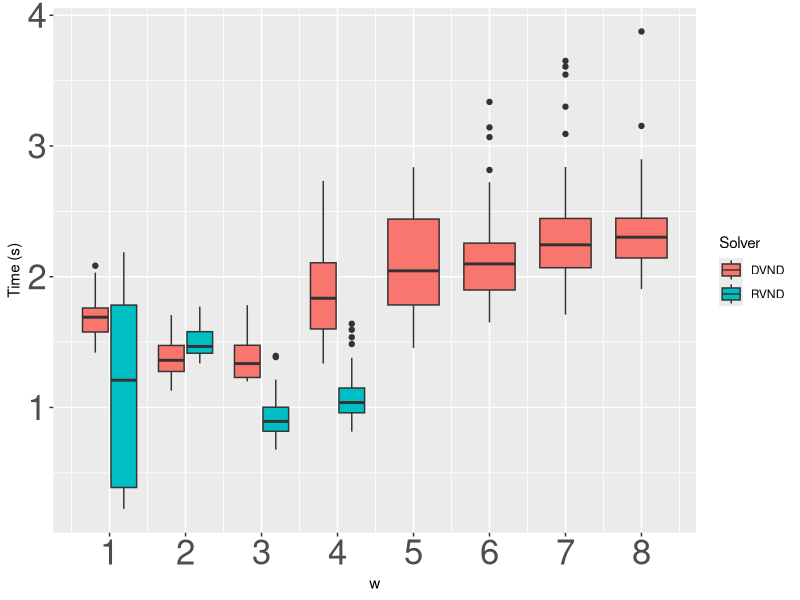
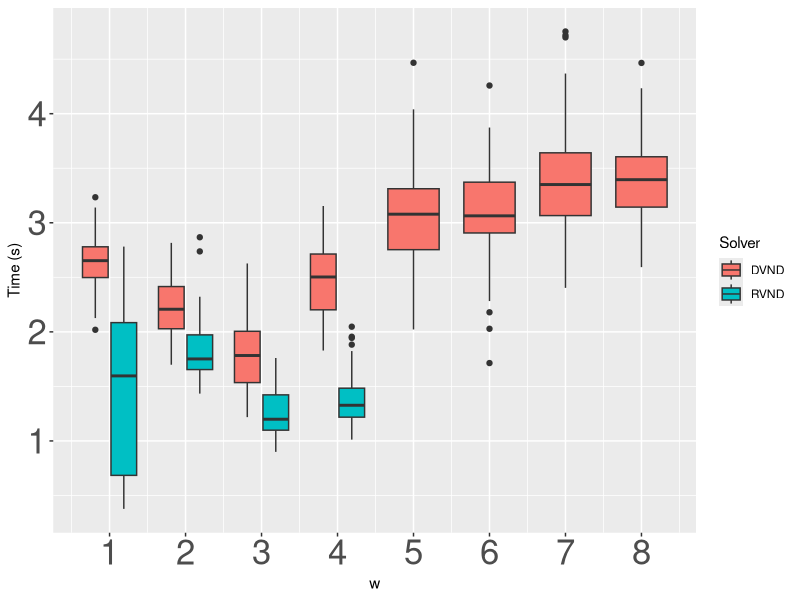
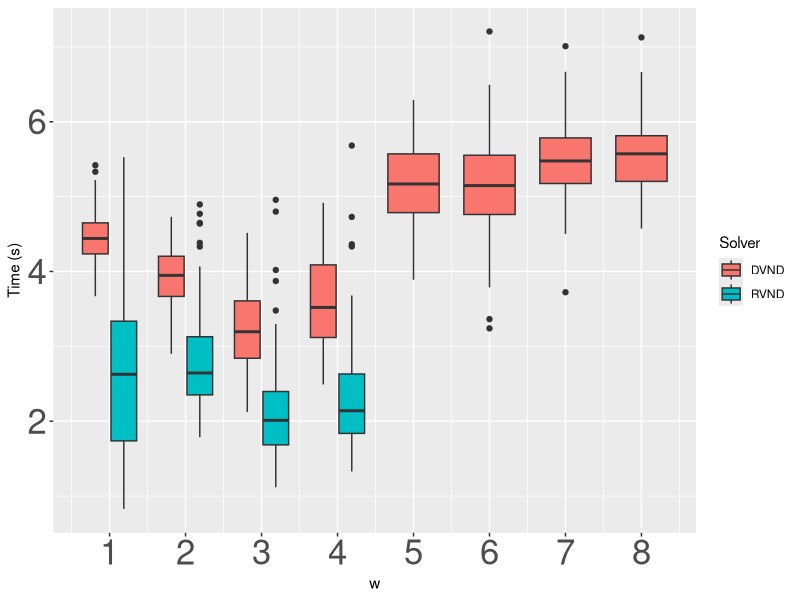
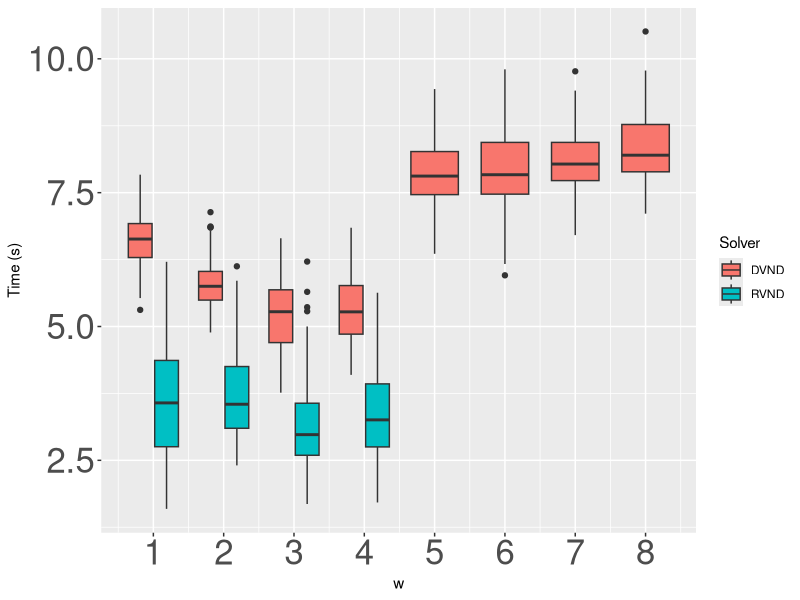
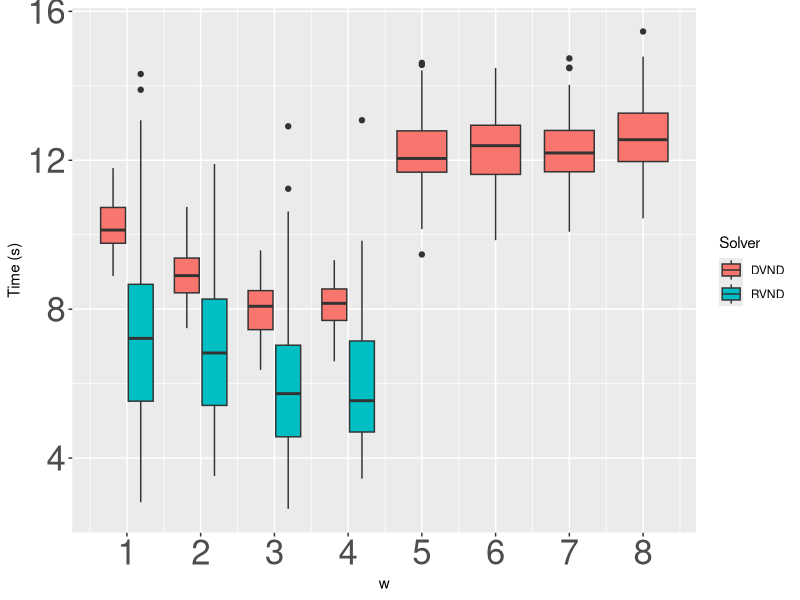
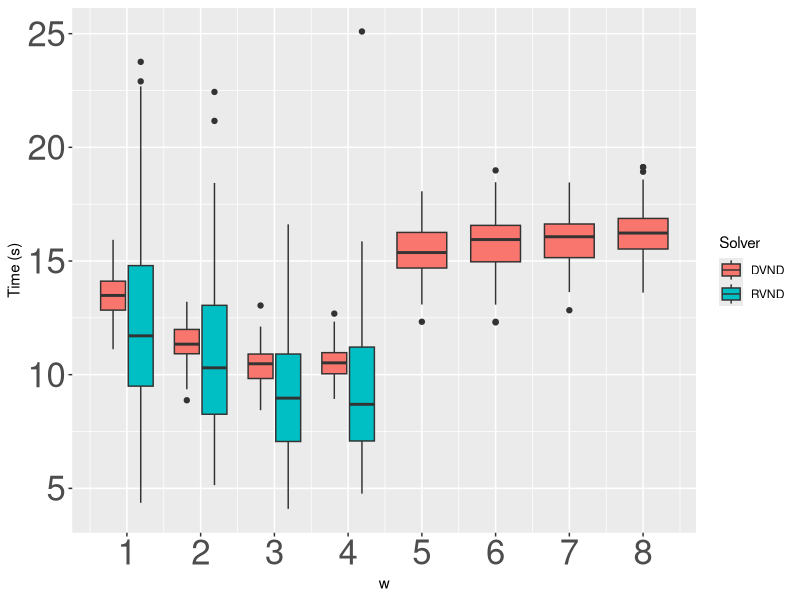
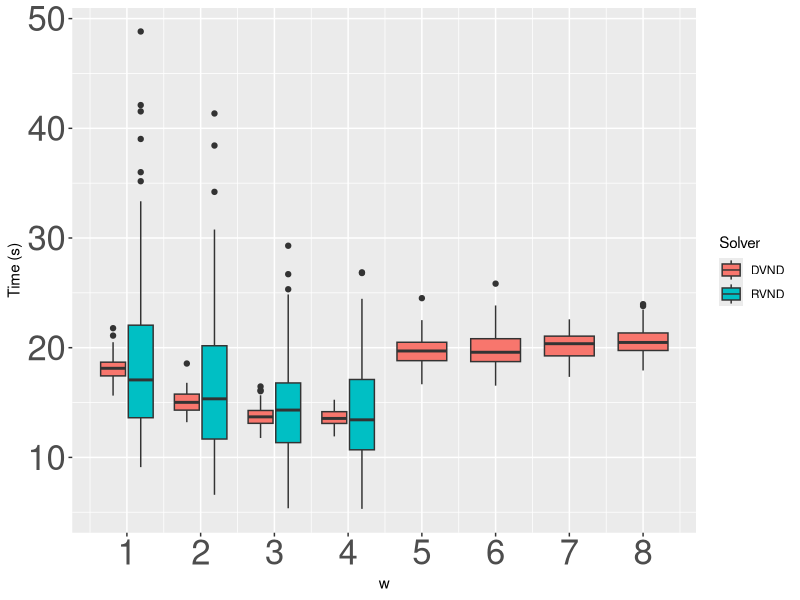
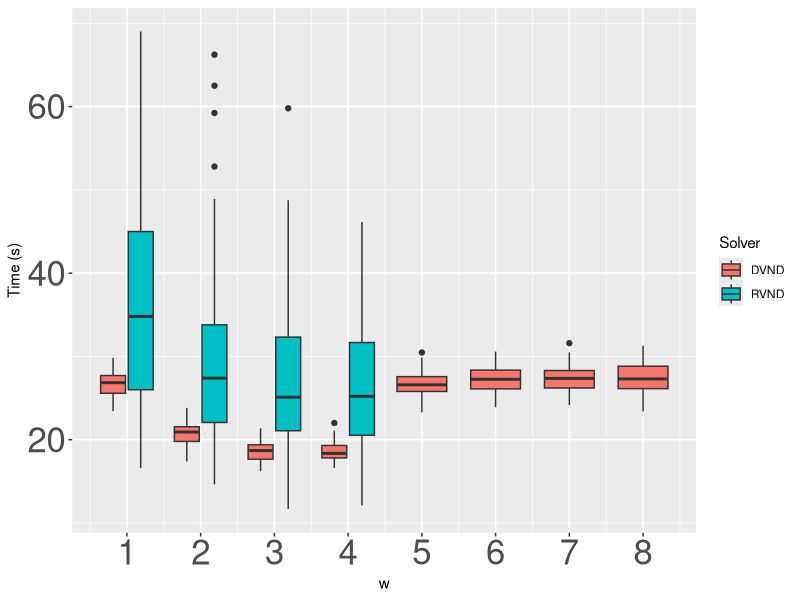

Write R code to recreate these figures, in order.
library(ggplot2)
library(tidyverse)

# mypath = "C:/rdf/my/ms/dvnd-df/parco"
mypath = "/home/rodolfo/git/dvnd-df/doc/results/parco"
setwd(mypath)

parcoData = read.csv(file="n4w1_8ng12.csv", header=TRUE, sep=";")

prefix = "n4w1_8ng12"

chart_path = "chart"
dir.create(file.path(mypath, chart_path), showWarnings = FALSE)

time_path = "time"
dir.create(file.path(paste(mypath, chart_path, sep="/"), time_path), showWarnings = FALSE)
for (inum_i in 0:7) {
  data_i = parcoData %>%
    filter(inum == inum_i)
  mychart = data_i%>%
    ggplot(aes(w, time, group=paste(w, solver), fill=toupper(solver))) +
    # geom_boxplot(fill=unique(data_i$w)) +
    geom_boxplot() +
    scale_x_continuous(breaks = 1:8) +
    ylab("Time (s)") +
    guides(fill=guide_legend(title="Solver")) +
    # ggtitle(paste("Instance", inum_i)) + 
    theme(plot.title = element_text(hjust = 0.5), axis.text = element_text(size=25))
  file_name = paste(paste(chart_path, time_path, "/", sep="/"), prefix, "_box", "_in", inum_i, ".png", sep="")
  print(file_name)
  ggsave(file_name, plot = mychart, device="png")
}

imp_path = "imp"
dir.create(file.path(paste(mypath, chart_path, sep="/"), imp_path), showWarnings = FALSE)
for (inum_i in 0:7) {
  data_i = parcoData %>%
    filter(inum == inum_i)
  mychart = data_i%>%
    ggplot(aes(w, imp, group=paste(w, solver), fill=toupper(solver))) +
    # geom_boxplot(fill=unique(data_i$w)) +
    geom_boxplot() +
    scale_x_continuous(breaks = 1:8) +
    ylab("Solution improvement") +
    guides(fill=guide_legend(title="Solver")) +
    # ggtitle(paste("Instance", inum_i)) + 
    theme(plot.title = element_text(hjust = 0.5), axis.text = element_text(size=25))
  file_name = paste(paste(chart_path, imp_path, "/", sep="/"), prefix, "_box", "_in", inum_i, ".png", sep="")
  print(file_name)
  ggsave(file_name, plot = mychart, device="png")
}
